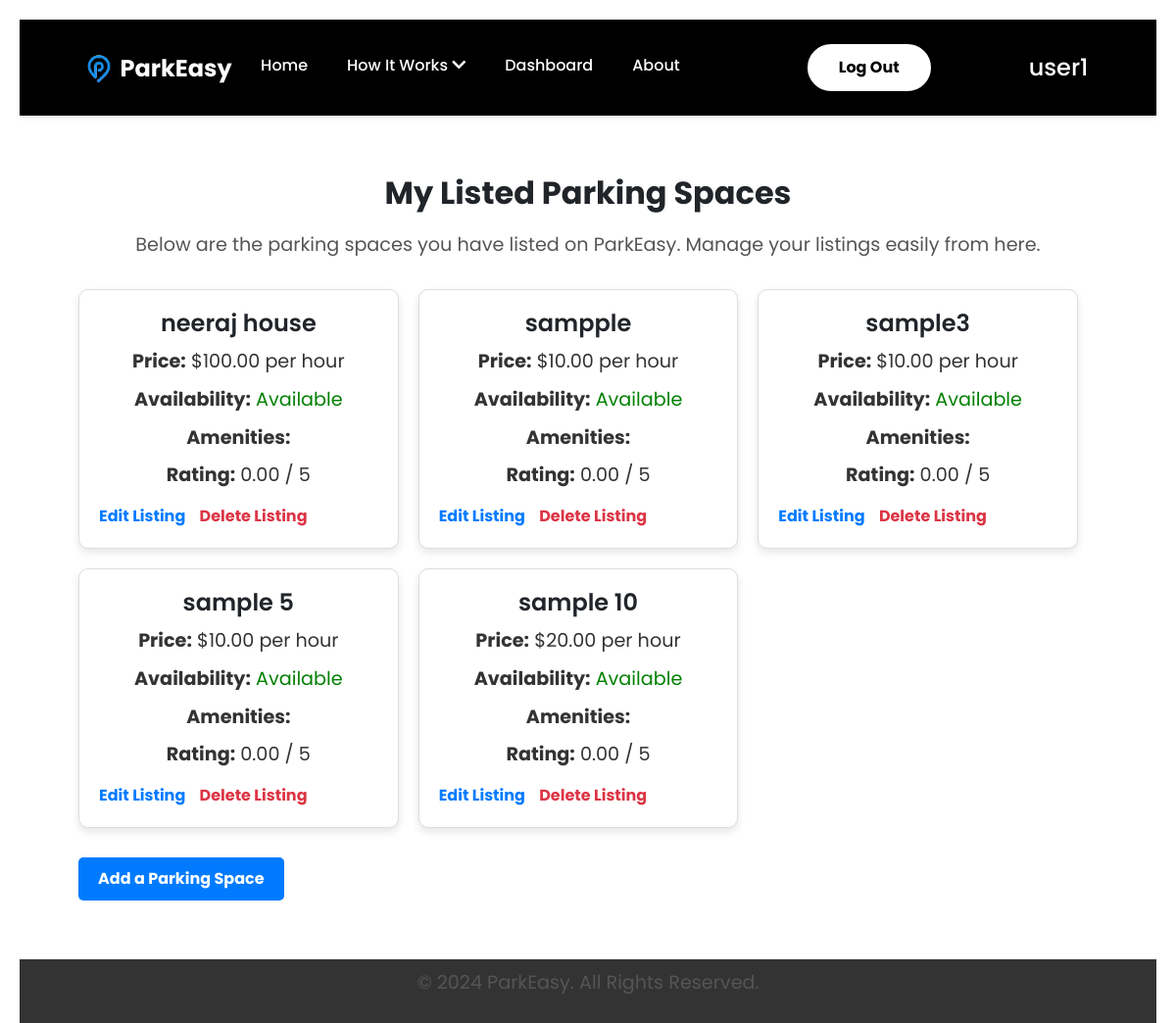
Before: /parkeasy/listed-parking-spaces/ (signed in) with the older database file.
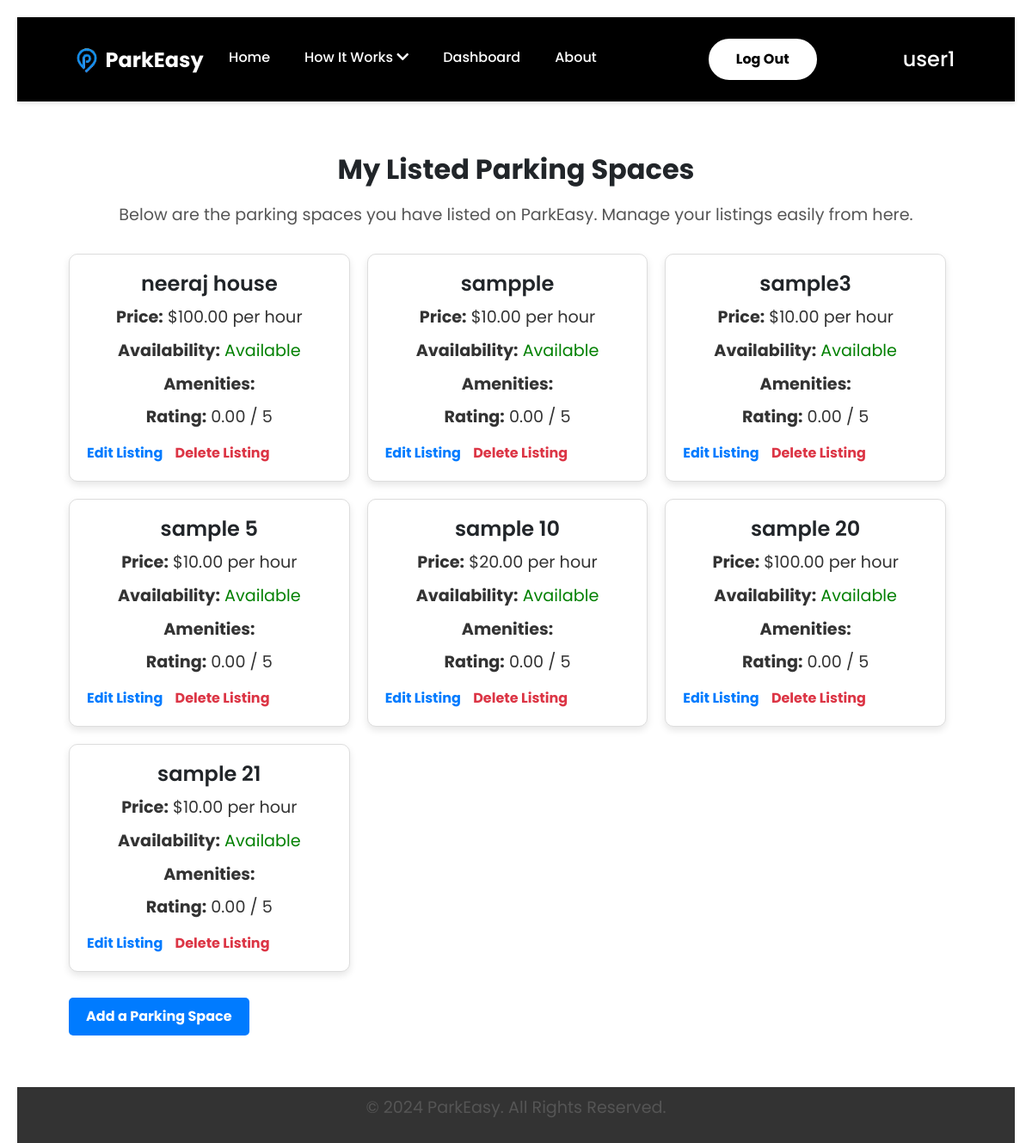
After: the same page with the newer database file.
### ParkEasyApp/models.py (models this page shows, shortened)
class ParkingSpace(models.Model):
    host = models.ForeignKey(ParkEasyUser, on_delete=models.CASCADE, related_name="parking_spaces")
    location = models.CharField(max_length=255)
    price_per_hour = models.DecimalField(max_digits=10, decimal_places=2)
    availability = models.BooleanField(default=True)  # Indicates if space is available for booking
    amenities = models.TextField(blank=True, null=True)  # Optional description of amenities
    rating = models.DecimalField(max_digits=3, decimal_places=2, default=0.0)  # Average rating by users
    created_at = models.DateTimeField(auto_now_add=True)
    latitude = models.FloatField(null=True, blank=True)  # Store latitude
    longitude = models.FloatField(null=True, blank=True)  # Store longitude
    class Meta:
        indexes = [
            models.Index(fields=['host', 'location']),
        ]

### ParkEasyApp/views.py (the view)
# urls.py: path('listed-parking-spaces/', views.my_listed_parking_spaces, name='my_listed_parking_spaces'),
@login_required
def my_listed_parking_spaces(request):
    user_profile = ParkEasyUser.objects.get(user=request.user)
    parking_spaces = ParkingSpace.objects.filter(host=user_profile)
    if not parking_spaces:
        return render(request, 'parking/my_listed_parking_spaces.html', {'message': 'You haven\'t listed any parking spaces yet.'})
    return render(request, 'parking/my_listed_parking_spaces.html', {'parking_spaces': parking_spaces})

### templates/parking/my_listed_parking_spaces.html
{% extends 'base.html' %}
{% load static %}
{% block content %}
    <div style="padding: 20px; font-family: Arial, sans-serif;">
        <h1 style="font-size: 2rem; font-weight: bold; margin-bottom: 20px;">My Listed Parking Spaces</h1>
        <p style="margin-bottom: 30px; color: #555;">Below are the parking spaces you have listed on ParkEasy. Manage your listings easily from here.</p>
        {% if parking_spaces %}
            <div style="display: flex; flex-wrap: wrap; gap: 20px;">
                {% for space in parking_spaces %}
                    <div style="background-color: #fff; border: 1px solid #ddd; border-radius: 10px; padding: 20px; width: calc(33.333% - 20px); box-shadow: 0 4px 8px rgba(0, 0, 0, 0.1);">
                        <h2 style="font-size: 1.5rem; font-weight: 600; margin-bottom: 10px;">{{ space.location }}</h2>
                        <p style="color: #333; margin-bottom: 10px;"><strong>Price:</strong> ${{ space.price_per_hour }} per hour</p>
                        <p style="color: #333; margin-bottom: 10px;">
                            <strong>Availability:</strong>
                            {% if space.availability %}
                                <span style="color: green;">Available</span>
                            {% else %}
                                <span style="color: red;">Not Available</span>
                            {% endif %}
                        </p>
                        <p style="color: #333; margin-bottom: 10px;"><strong>Amenities:</strong> {{ space.amenities }}</p>
                        <p style="color: #333; margin-bottom: 10px;"><strong>Rating:</strong> {{ space.rating }} / 5</p>
                        <div style="margin-top: 15px;">
                            <a href="#" style="color: #007bff; text-decoration: none; margin-right: 10px;">Edit Listing</a>
                            <a href="#" style="color: #dc3545; text-decoration: none;">Delete Listing</a>
                        </div>
                    </div>
                {% endfor %}
            </div>
            <div style="margin-top: 30px;">
                <a href="{% url 'add_parking_space' %}" style="display: inline-block; padding: 10px 20px; background-color: #007bff; color: white; text-decoration: none; border-radius: 5px;">
                    Add a Parking Space
                </a>
            </div>
        {% elif message %}
            <p>{{ message }} <a href="{% url 'add_parking_space' %}" style="color: #007bff; text-decoration: none;">Add a Parking Space</a> now!</p>
        {% endif %}
    </div>
{% endblock %}

Changed rows visible on the page:
added ParkingSpace: location "sample 20", price_per_hour "100.00", availability "Available", rating "0.00"
added ParkingSpace: location "sample 21", price_per_hour "10.00", availability "Available", rating "0.00"
